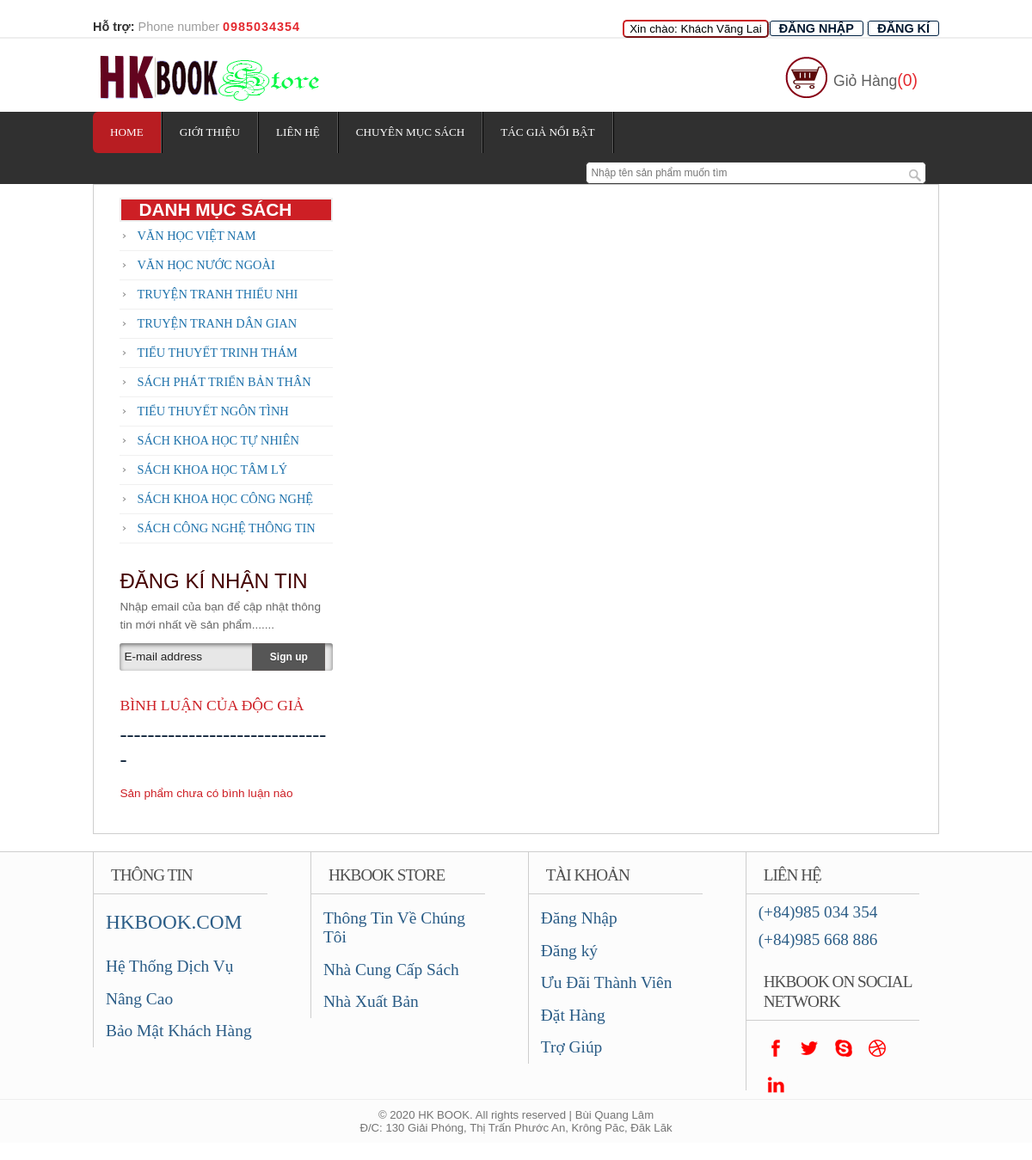
/hkbook_store/chitiet.php, run on the app's committed database.
### tables this page shows
CREATE TABLE `loaisp` (
  `MaLoai` varchar(10) NOT NULL,
  `TenLoai` varchar(50) NOT NULL
);

### hkbook_store/lib/database.php (called while the page is built, shortened)
<?php
Class Database extends PDO{
   public $host   = DB_HOST;
   public $user   = DB_USER;
   public $pass   = DB_PASS;
   public $dbname = DB_NAME;
   public $link;
 public function __construct(){
  mysqli_set_charset($this->link, 'UTF8');
 }
private function connectDB(){
   $this->link = new mysqli($this->host, $this->user, $this->pass,
    $this->dbname);
 }
public function select($query){
  $result = $this->link->query($query) or
   die($this->link->error.__LINE__);
  if($result->num_rows > 0){
    return $result;
  } else {
    return false;
  }
 }
}

### hkbook_store/classes/category.php (called while the page is built, shortened)
<?php
$filepath = realpath(dirname(__FILE__));
include_once ($filepath . '/../lib/database.php');
?>
<?php
class category {
    private $db;
    public function __construct() {
        $this->db = new Database();
    }
    public function show_category() {
        $query = "SELECT * FROM loaisp order by MaLoai desc ";
        $result = $this->db->select($query);
        return $result;
    }
}
?>

### hkbook_store/chitiet.php (the view, shortened to what this page needs)
<?php
    include 'classes/category.php';
    include_once 'lib/database.php';
    include 'classes/khachhang.php';
?>
<?php
$dm = new category();
?>
<?php
include 'classes/giohang.php';
$giohang = new giohang();
$product = new product();
?>
<!DOCTYPE HTML>
<head>
    <link href="css/style.css" rel="stylesheet" type="text/css" media="all"/>
    <link href="css/easy-responsive-tabs.css" rel="stylesheet" type="text/css" media="all"/>
    <link rel="stylesheet" href="css/global.css">
    <link rel='stylesheet' href='sweet/css.css'>
</head>
<body>
    <?php
    include_once('inc/header.php');
    ?>
    <?php
    if (isset($_GET['idsp'])&& isset($_POST['add'])) {
        $product_id = $_POST['id'];
        $product_qty = $_POST['slg'];
        $kt = $product->get_details($product_id);
         while ($result = $kt->fetch_assoc()) {
            $slgcon = $result['SoluongCon'];
            $tensp = $result['TenSP'];
            $hinh = $result['Hinh'];
            $giaban = $result['DonGia'];
            $giamgia= $result['GiamGia'];
              if($giamgia!=NULL)
                {
                 $gia= $giaban-(($giaban*$giamgia)/100);
                }
                else
                {
                $gia=$giaban;
                }
         }
         if($product_qty > $slgcon){
            echo'<script>onload= function(){
                swal("Không đủ số lượng trong kho!","Kiểm tra lại số lượng mua!!","error")
                };
                </script>';
         }
         else
         {
            if(isset($_SESSION['product'])){
                $found = false;
                foreach ($_SESSION['product'] as $cart_itm) {
                if($product_id==$cart_itm['id']){
                       $found = true;
                     }
                else{
                   $product1[] = array('image' => $cart_itm['image'], 'name' => $cart_itm['name'], 'id' => $cart_itm['id'], 'qty' => $cart_itm['qty'], 'price' => $cart_itm['price']);
                }
                }
                 if ($found == false) {
                      $add = $giohang->add_cart($tensp, $hinh, $product_id, $product_qty, $gia,$product1);
                     echo'<script>onload= function(){
                     swal("Thêm vào giỏ hàng thành công", "", "success");
                     };
                        </script>';
                 }
                 else{
                     echo'<script>onload= function(){
                         swal("Sản phẩm đã có trong giỏ hàng!", "vui lòng cập nhật số lượng trong mục giỏ hàng!", "warning");
                      };
                    </script>';
                 }
            }
             else{
                 $add= $giohang->add_cart_emty($tensp, $hinh, $product_id, $product_qty, $gia);
                     echo'<script>onload= function(){
                     swal("Thêm vào giỏ hàng thành công", "", "success");
                     };
                        </script>';
            }
        }
        $idsp = $_GET['idsp'];
    } else {
        $idsp = $_GET['idsp'];
    }
    ?>
    <div class="wrap">
        <div class="main">
            <div class="content">
                <div class="section group">
                    <div class="rightsidebar span_3_of_1">
                        <h3 class='categories' style='background-color:#CD1F25;'><a style='margin-left:15px;font-size:1.3em;padding:5px;font-weight: bold;color: #fff'>DANH MỤC SÁCH</a></h3>
                        <ul class="side-w3ls">
                            <?php
                            $cat = $dm->show_category();
                            if ($cat) {
                                while ($result = $cat->fetch_assoc()) {
                                    ?>
                                    <li style='text-transform: uppercase;'><a href="ds-sanpham.php?madm=<?php echo$result['MaLoai']; ?>&page=1" style="font-size: 0.9em;color:#1d71ab;"><?php
                                            echo $result['TenLoai'];
                                        }
                                    }
                                    ?></a></li>
                        </ul>
                        <div class="subscribe">
                            <h1 style="color:#400;font-size: 1.5em;">ĐĂNG KÍ NHẬN TIN </h1>
                            <p>Nhập email của bạn để cập nhật thông tin mới nhất về sản phẩm.......</p>
                            <div class="signup">
                                <form>
                                    <input type="text" value="E-mail address" onfocus="this.value = '';" onblur="if (this.value == '') {this.value = 'Địa chỉ E-mail';"><input type="submit" value="Sign up">
                                </form>
                            </div>
                        </div>
                        <div class="community-poll">
                            <h2 style="color:#CD1F25;font-size: 1.1em;">Bình Luận Của Độc Giả</h2>
                            <h2 style="color:#00172F;">-------------------------------</h2>
                            <div class="poll">
                                <?php
                                $id = $idsp;
                                $kh = new khachhang;
                                $show = $kh->showbinhluan($id);
                                $j=0;
                                if($show!=NULL){
                                while($kqtv = $show->fetch_assoc())
                                {
                                    $j++;
                                    $idnbl = $kqtv['MaKH'];
                                    $showten = $kh->showtenkh($idnbl);
                                    $ten = $showten->fetch_assoc();
                                ?>
                                <h2 style="color:#400;font-size: 1em;"><?php echo$ten['HoTen'] ?></h2>
                                <p>create at: <?php echo$kqtv['ThoiGian'] ?></p>
                                <h3><?php echo$kqtv['NoiDung'] ?></h3>
                                <p>----------------------------------------------</p>
                            <?php
                                }
                                }
                                else{
                                    echo'<p>Sản phẩm chưa có bình luận nào</p>';
                                }
                            ?>
                            </div>
                        </div>
                    </div>
                </div>
            </div>
        </div>
    </div>
    <?php
    include_once('inc/footer.php');
    ?>
</body>
</html>

### hkbook_store/classes/khachhang.php (shortened to what this page needs)
 <link rel='stylesheet' href='../sweet/css.css'>
<?php
$filepath = realpath(dirname(__FILE__));
include_once ($filepath . '/../lib/database.php');
class khachhang {
    private $db;
    public function __construct() {
        $this->db = new Database();
    }
    public function showbinhluan($id)
    {
        $query = "SELECT * FROM comment WHERE TrangThai='0' and MaSP ='$id'";
        $result = $this->db->select($query);
        return $result;
    }
}
?>

### hkbook_store/inc/header.php (shortened to what this page needs)
<!DOCTYPE HTML>
<head>
    <link href="css/style.css" rel="stylesheet" type="text/css" media="all"/>
    <link href="css/slider.css" rel="stylesheet" type="text/css" media="all"/>
</head>
<body>
    <div class="header">
        <div class="headertop_desc">
            <div class="wrap">
                <div class="call">
                    <p><span>Hỗ trợ:</span> Phone number <span class="number">0985034354</span></span></p>
                </div>
                <div class="account_desc">
                    <ul>
                        <?php
                        if (isset($_SESSION['dangnhap'])) {
                            $name = $_SESSION['dangnhap'];
                            echo'<a href="profile.php?ct=1"><button>Xin Chào: ';
                            ?><?php echo $name; ?></button></a>
                            <?php
                            echo'<a href="logout.php?tt=dangxuat"><button>ĐĂNG XUẤT</button></a>';
                        } else {
                            echo'<button>Xin chào: Khách Vãng Lai</button></a>';
                            echo'<li><a href="login.php">ĐĂNG NHẬP</a></li>
                                        <li><a href="dangki.php">ĐĂNG KÍ</a></li> ';
                        }
                        ?>
                    </ul>
                </div>
            </div>
        </div>
    </div>
    <div class="wrap">
        <div class="header_top">
            <div class="logo">
                <a href="index.php"><img src="images/logo2.png" alt="" /></a>
            </div>
            <div class="cart">
                <div class='icon'>
                            <a href="giohang.php"><image style="height: 50px; width: 50px;"src="images/giohang2.png"></a>
                            <p style='margin-right: 15px;'><?php
                                if (isset($_SESSION['product'])) {
                                    echo " Giỏ Hàng<span>($count)</span>";
                                } else {
                                    echo'Giỏ Hàng<span>(0)</span>';
                                }
                                ?>
                                </p></div>
            </div>
        </div>
    </div>
    <div class="header_bottom">
        <div class ="wrap">
            <div class="menu">
                <ul>
                    <li class="active"><a href="index.php">Home</a></li>
                    <li class=""><a href="">Giới Thiệu</a></li>
                    <li class=""><a href="">Liên Hệ</a></li>
                    <li class=""><a href="">Chuyên Mục Sách</a></li>
                    <li class=""><a href="">Tác Giả Nổi Bật</a>
                    </li>
                </ul>
            </div>
            <div class="search_box">
                <form action="../hkbook_store/xulitimkiem.php" method= "GET">
                    <input type="text" name="key" placeholder="Nhập tên sản phẩm muốn tìm">
                    <input type="submit" value="">
                </form>
            </div>
        </div>
    </div>
</body>

### hkbook_store/inc/footer.php (shortened to what this page needs)
<!DOCTYPE HTML>
<html>
<head>
<link href="css/style.css" rel="stylesheet" type="text/css" media="all"/>
<link href="css/slider.css" rel="stylesheet" type="text/css" media="all"/>
</head>
<div class="footer">
        <div class="wrap">
	     <div class="section group">
				<div class="col_1_of_4 span_1_of_4">
						<h4>Thông Tin</h4>
                                                <ul>
                                                 <li><span><a href="index.html">HKBOOK.COM</a></span></li>
                                                 <li><a href="">Hệ Thống Dịch Vụ</a></li>
                                                 <li><a href="#">Nâng Cao</a></li>
                                                 <li><a href="">Bảo Mật Khách Hàng</a></li>
                                                  </ul>
					</div>
				<div class="col_1_of_4 span_1_of_4">
					<h4>HKBOOK STORE</h4>
						<ul>
						<li><a href="">Thông Tin Về Chúng Tôi</a></li>
						<li><a href="">Nhà Cung Cấp Sách</a></li>
						<li><a href="#">Nhà Xuất Bản</a></li>
						</ul>
				</div>
				<div class="col_1_of_4 span_1_of_4">
					<h4>Tài Khoản</h4>
						<ul>
							<li><a href="">Đăng Nhập</a></li>
							<li><a href="">Đăng ký</a></li>
							<li><a href="">Ưu Đãi Thành Viên</a></li>
							<li><a href="">Đặt Hàng</a></li>
							<li><a href="">Trợ Giúp</a></li>
						</ul>
				</div>
				<div class="col_1_of_4 span_1_of_4">
					<h4>Liên Hệ</h4>
						<ul>
							<li><span>(+84)985 034 354</span></li>
							<li><span>(+84)985 668 886</span></li>
						</ul>
						<div class="social-icons">
							<h4>HKBook on Social Network</h4>
					   		  <ul>
							      <li><a href="#" target="_blank"><img src="images/facebook.png" alt="" /></a></li>
							      <li><a href="#" target="_blank"><img src="images/twitter.png" alt="" /></a></li>
							      <li><a href="#" target="_blank"><img src="images/skype.png" alt="" /> </a></li>
							      <li><a href="#" target="_blank"> <img src="images/dribbble.png" alt="" /></a></li>
							      <li><a href="#" target="_blank"> <img src="images/linkedin.png" alt="" /></a></li>
						     </ul>
   	 					</div>
				</div>
			</div>
</div>
        <div class="copy_right">
				<p>&copy; 2020 HK BOOK. All rights reserved | Bùi Quang Lâm</p>
                                <p>Đ/C: 130 Giải Phóng, Thị Trấn Phước An, Krông Păc, Đăk Lăk<p>
		   </div>
</div>

### data on the page
loaisp: TenLoai "VĂN HỌC VIỆT NAM"
loaisp: TenLoai "VĂN HỌC NƯỚC NGOÀI"
loaisp: TenLoai "TRUYỆN TRANH THIẾU NHI"
loaisp: TenLoai "TRUYỆN TRANH DÂN GIAN"
loaisp: TenLoai "TIỂU THUYẾT TRINH THÁM"
loaisp: TenLoai "SÁCH PHÁT TRIỂN BẢN THÂN"
loaisp: TenLoai "TIỂU THUYẾT NGÔN TÌNH"
loaisp: TenLoai "SÁCH KHOA HỌC TỰ NHIÊN"
loaisp: TenLoai "SÁCH KHOA HỌC TÂM LÝ"
loaisp: TenLoai "SÁCH KHOA HỌC CÔNG NGHỆ"
loaisp: TenLoai "SÁCH CÔNG NGHỆ THÔNG TIN"
